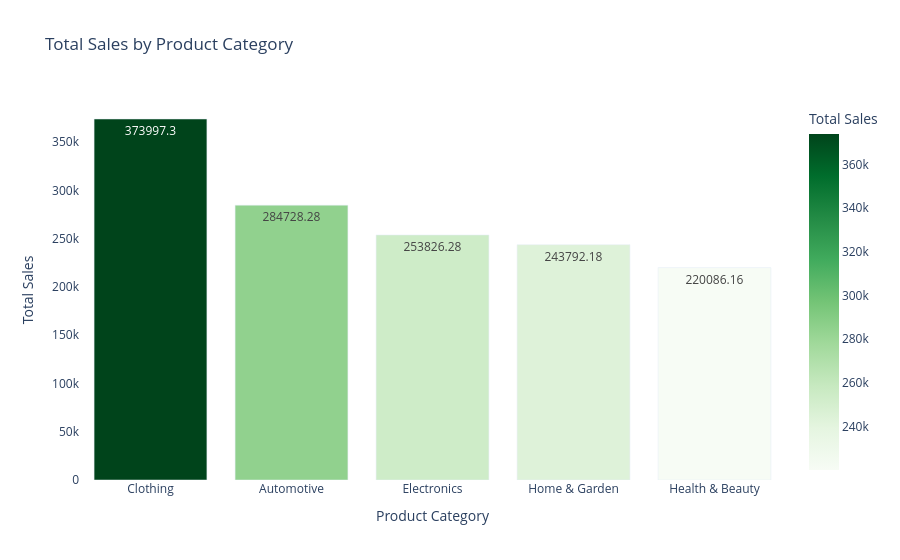

Notebook source saved alongside this figure:
### Code cell
# Ensure the data is in the correct format (adjust this line according to your dataset's structure)
final_combined_dataset['Amount'] = pd.to_numeric(final_combined_dataset['Amount'], errors='coerce')

# Group by ProductCategory and calculate the total sales (sum of Amount) for each category
product_category_sales = final_combined_dataset.groupby('ProductCategory').agg({'Amount': 'sum'}).reset_index()

# Sort by Amount in descending order to get the highest sales at the top
product_category_sales = product_category_sales.sort_values('Amount', ascending=False)

# Plotting the bar chart
fig = px.bar(
    product_category_sales,
    x='ProductCategory',
    y='Amount',
    title="Total Sales by Product Category",
    labels={'Amount': 'Total Sales', 'ProductCategory': 'Product Category'},
    color='Amount',  # Color by total sales amount
    color_continuous_scale='Greens',  # Green color scale where darkest = highest sales
    text='Amount',  # Add sales amount as annotations on the bars
)

# Update layout to remove color from tooltip
fig.update_traces(hovertemplate='Product Category: %{x}<br>Sales: %{y}<extra></extra>')  # Custom hover text

# Update layout
fig.update_layout(
    plot_bgcolor='white',
    xaxis_title="Product Category",
    yaxis_title="Total Sales",
    showlegend=False,  # Hide the legend for a cleaner look
)

# Show the figure
fig.show()

### Figure 1 — Plotly figure (JSON) as saved in the notebook; plotly's stock layout.template omitted (floating-point values rounded to 4 significant figures)
{"data": [{"alignmentgroup": "True", "hovertemplate": "Product Category: %{x}<br>Sales: %{y}<extra></extra>", "legendgroup": "", "marker": {"color": [374000.0, 284700.0, 253800.0, 243800.0, 220100.0], "coloraxis": "coloraxis", "pattern": {"shape": ""}}, "name": "", "offsetgroup": "", "orientation": "v", "showlegend": false, "text": [374000.0, 284700.0, 253800.0, 243800.0, 220100.0], "textposition": "auto", "type": "bar", "x": ["Clothing", "Automotive", "Electronics", "Home & Garden", "Health & Beauty"], "xaxis": "x", "y": [374000.0, 284700.0, 253800.0, 243800.0, 220100.0], "yaxis": "y"}], "layout": {"autosize": true, "barmode": "relative", "coloraxis": {"colorbar": {"title": {"text": "Total Sales"}}, "colorscale": [[0, "rgb(247,252,245)"], [0.125, "rgb(229,245,224)"], [0.25, "rgb(199,233,192)"], [0.375, "rgb(161,217,155)"], [0.5, "rgb(116,196,118)"], [0.625, "rgb(65,171,93)"], [0.75, "rgb(35,139,69)"], [0.875, "rgb(0,109,44)"], [1, "rgb(0,68,27)"]]}, "legend": {"tracegroupgap": 0}, "plot_bgcolor": "white", "showlegend": false, "title": {"text": "Total Sales by Product Category"}, "xaxis": {"anchor": "y", "autorange": true, "domain": [0, 1], "range": [-0.5, 4.5], "title": {"text": "Product Category"}, "type": "category"}, "yaxis": {"anchor": "x", "autorange": true, "domain": [0, 1], "range": [0, 393700.0], "title": {"text": "Total Sales"}, "type": "linear"}}}
